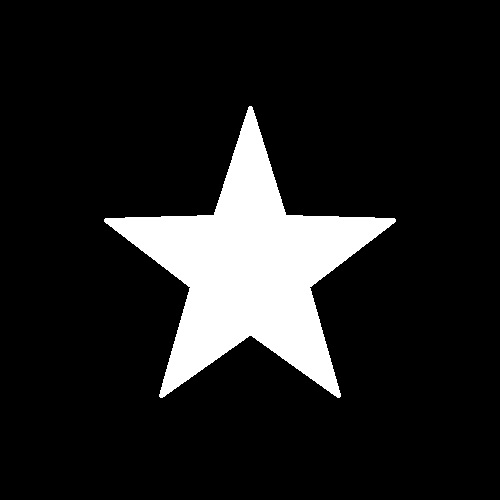
#> input picture figures/metrics/star.jpg, 500 x 500 px
$ python testopencv.py   (older library calls are emulated)
#> lines starting #> are read from the running program, lines starting #| are printed output that depends on the picture; after the words box and inside, x2 and y2 are one past the last pixel; in counts of white or black regions, pixels touching at a corner belong together
import cv2
import numpy as np

# read input
#img = cv2.imread('harambe.jpg')

# convert to YCbCr
#ycrcb = cv2.cvtColor(img, cv2.COLOR_BGR2YCrCb)

# use inRange thresholding
#thresh = cv2.inRange(ycrcb, np.array([0, 135, 85]), np.array([200, 200, 200]))
img = cv2.imread('star.jpg')
#> img is the input picture: shape (500, 500, 3); min 0, max 255, mean 31.3
thresh = cv2.cvtColor(img, cv2.COLOR_BGR2GRAY)

# get outer contour
cnts = cv2.findContours(thresh, cv2.RETR_EXTERNAL, cv2.CHAIN_APPROX_SIMPLE)
#> cnts = 80 contours, 79 with area under 20; largest, box (x1, y1, x2, y2) and area: (104, 104, 400, 400) 32026
cnts = cnts[0] if len(cnts) == 2 else cnts[1]
big_contour = max(cnts, key=cv2.contourArea)
#> big_contour = contour of 1724 points, box (x1, y1, x2, y2) (104, 104, 400, 400), area 32026

# draw filled contour on black background
filled = np.zeros_like(thresh)
cv2.drawContours(filled, [big_contour], -1, (255), cv2.FILLED)
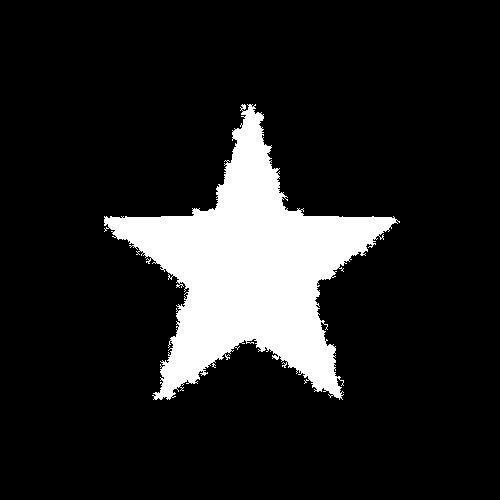
#> filled: shape (500, 500); 13.3% white; 1 white region, box (x1, y1, x2, y2) and area: (104, 104, 400, 400) 33146

# get distance transform
result = filled.copy()
result = cv2.distanceTransform(result, distanceType=cv2.DIST_L2, maskSize=3, dstType=cv2.CV_8U)
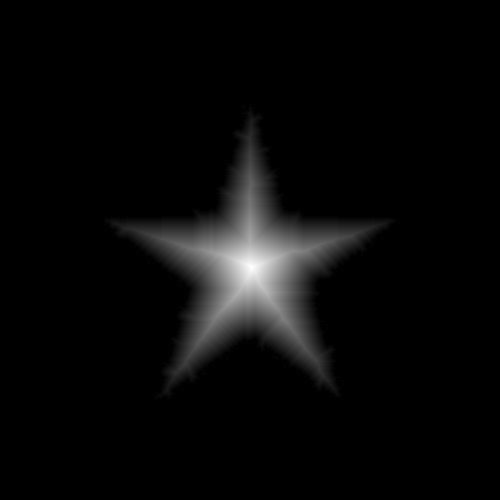
#> result: shape (500, 500) float32; min 0, max 68.87, mean 2.5; drawn with min black and max white

# stretch to full dynamic range
result2 = cv2.normalize(result, None, alpha=0, beta=255, norm_type=cv2.NORM_MINMAX, dtype=cv2.CV_8U)

# save result
cv2.imwrite('dog_thresh.png', thresh)
cv2.imwrite('dog_filled_contour.png', filled)
cv2.imwrite('dog_distance.png', result)
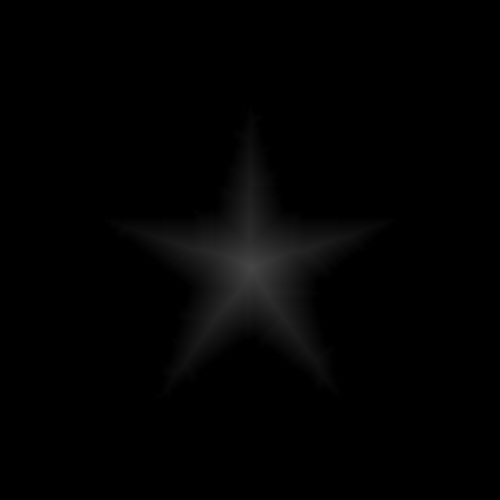
#> saved as dog_distance.png: shape (500, 500); min 0, max 69, mean 2.5
cv2.imwrite('dog_distance_normalized.png', result2)

# show results
# note result image will look binary
cv2.imshow("thresh", thresh)
cv2.imshow("filled", filled)
cv2.imshow("result", result)
cv2.waitKey(0)
cv2.destroyAllWindows()
